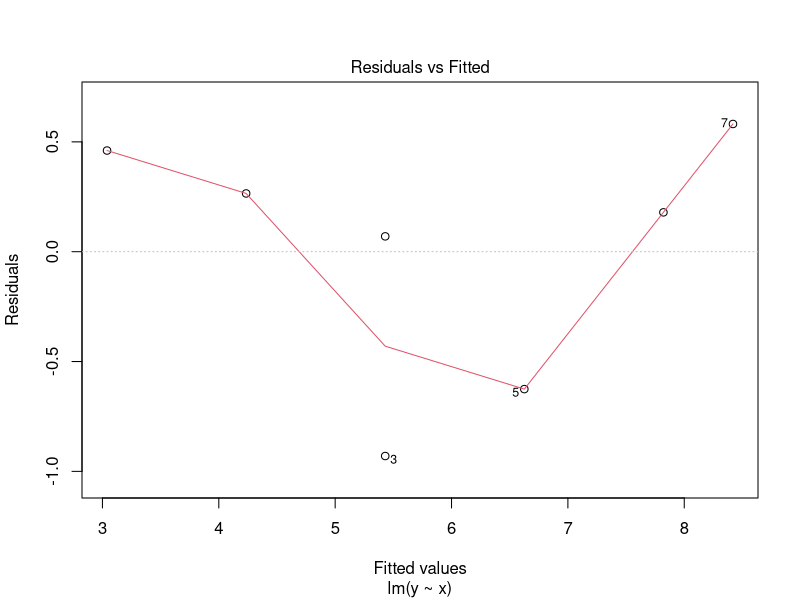
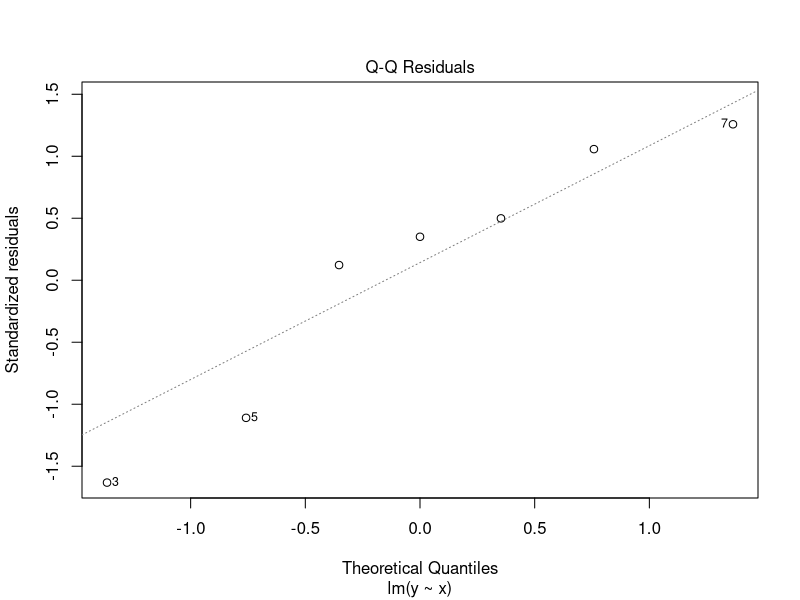
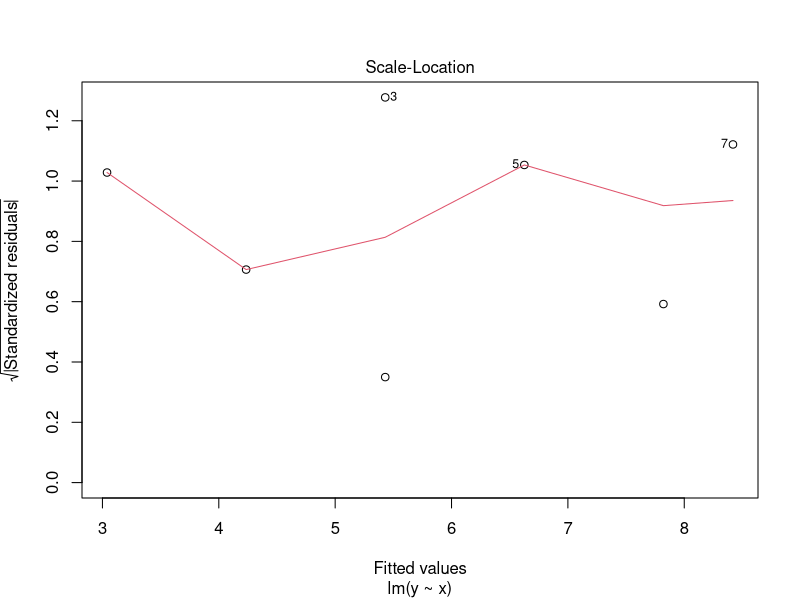
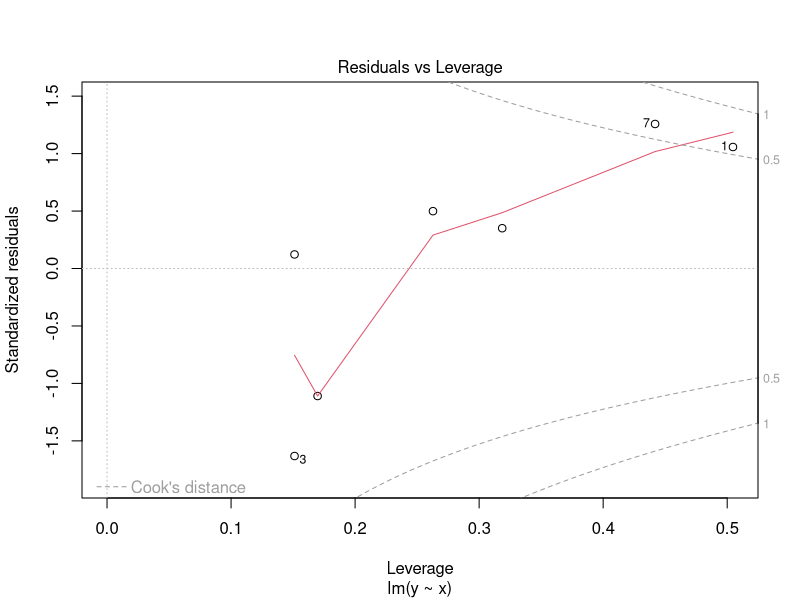

The R script that drew these images, in order:
# Load the data
x <- c(1.5,2.5,3.5,3.5,4.5,5.5,6)
y <- c(3.5,4.5,4.5,5.5,6,8,9)

# Fit the linear regression model
model <- lm(y ~ x)

# Check the linear regression assumptions
plot(model)

# Extract the regression coefficients and other relevant information
summary(model)

newdata <- data.frame(x = c(9,10))
pred <- predict(model,newdata)
pred